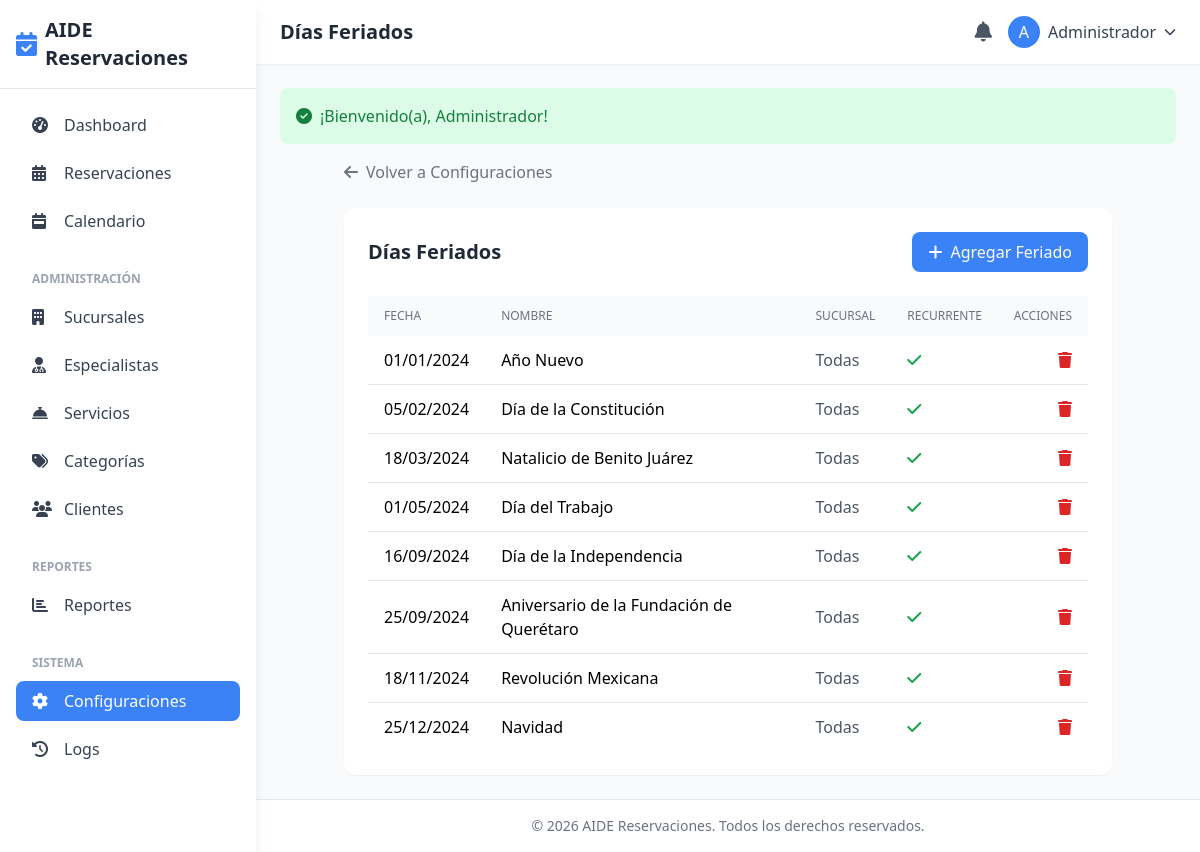
/configuraciones/feriados (signed in), run on the app's committed database.
### tables this page shows
CREATE TABLE `configuraciones` (
  `id` int(11) NOT NULL,
  `clave` varchar(100) NOT NULL,
  `valor` text,
  `tipo` enum('text','number','boolean','json','color','image') DEFAULT 'text',
  `descripcion` varchar(255) DEFAULT NULL,
  `created_at` timestamp NOT NULL DEFAULT CURRENT_TIMESTAMP,
  `updated_at` timestamp NOT NULL DEFAULT CURRENT_TIMESTAMP ON UPDATE CURRENT_TIMESTAMP
);

CREATE TABLE `dias_feriados` (
  `id` int(11) NOT NULL,
  `sucursal_id` int(11) DEFAULT NULL COMMENT 'NULL = aplica a todas',
  `fecha` date NOT NULL,
  `nombre` varchar(100) NOT NULL,
  `recurrente` tinyint(1) DEFAULT '0' COMMENT 'Se repite cada año',
  `created_at` timestamp NOT NULL DEFAULT CURRENT_TIMESTAMP
);

### app/controllers/SettingsController.php (called while the page is built, shortened)
<?php
require_once __DIR__ . '/BaseController.php';
class SettingsController extends BaseController {
    public function holidays() {
        $user = currentUser();
        $success = '';
        if ($user['rol_id'] == ROLE_SUPERADMIN) {
            $holidays = $this->db->fetchAll(
                "SELECT h.*, s.nombre as sucursal_nombre
                 FROM dias_feriados h
                 LEFT JOIN sucursales s ON h.sucursal_id = s.id
                 ORDER BY h.fecha"
            );
            $branches = $this->db->fetchAll("SELECT id, nombre FROM sucursales WHERE activo = 1 ORDER BY nombre");
        }
        $this->render('settings/holidays', [
            'title' => 'Días Feriados',
            'holidays' => $holidays,
            'branches' => $branches,
            'success' => $success
        ]);
    }
}

### helpers/functions.php (called while the page is built, shortened)
<?php
function url($path = '') {
    return BASE_URL . '/' . ltrim($path, '/');
}
function e($text) {
    return htmlspecialchars($text ?? '', ENT_QUOTES, 'UTF-8');
}
function getFlashMessage() {
    if (isset($_SESSION['flash'])) {
        $flash = $_SESSION['flash'];
        return $flash;
    }
    return null;
}
function isLoggedIn() {
    return isset($_SESSION['user_id']);
}
function currentUser() {
    if (isLoggedIn()) {
        return $_SESSION['user'] ?? null;
    }
    return null;
}
function hasRole($roleId) {
    $user = currentUser();
    return $user && $user['rol_id'] == $roleId;
}
function hasAnyRole($roles) {
    $user = currentUser();
    return in_array($user['rol_id'], $roles);
}
function formatDate($date, $format = 'd/m/Y') {
    return date($format, strtotime($date));
}
function getConfig($key, $default = null) {
    try {
        $db = Database::getInstance();
        $result = $db->fetch("SELECT valor FROM configuraciones WHERE clave = ?", [$key]);
        return $result ? $result['valor'] : $default;
    } catch (Exception $e) {
        return $default;
    }
}

### config/database.php (called while the page is built, shortened)
<?php
class Database {
    private static $instance = null;
    private $connection;
    private function __construct() {
        try {
            $dsn = "mysql:host=" . DB_HOST . ";dbname=" . DB_NAME . ";charset=" . DB_CHARSET;
            $options = [
                PDO::ATTR_ERRMODE => PDO::ERRMODE_EXCEPTION,
                PDO::ATTR_DEFAULT_FETCH_MODE => PDO::FETCH_ASSOC,
                PDO::ATTR_EMULATE_PREPARES => false,
            ];
            $this->connection = new PDO($dsn, DB_USER, DB_PASS, $options);
            $this->connection->exec("SET NAMES utf8mb4");
            $this->connection->exec("SET CHARACTER SET utf8mb4");
        } catch (PDOException $e) {
            die("Error de conexión a la base de datos: " . $e->getMessage());
        }
    }
    public static function getInstance() {
        if (self::$instance === null) {
            self::$instance = new self();
        }
        return self::$instance;
    }
    public function query($sql, $params = []) {
        $stmt = $this->connection->prepare($sql);
        $stmt->execute($params);
        return $stmt;
    }
    public function fetch($sql, $params = []) {
        return $this->query($sql, $params)->fetch();
    }
    public function fetchAll($sql, $params = []) {
        return $this->query($sql, $params)->fetchAll();
    }
}

### app/views/settings/holidays.php (the view, shortened to what this page needs)
<div class="max-w-3xl mx-auto">
    <div class="mb-6">
        <a href="<?= url('/configuraciones') ?>" class="text-gray-500 hover:text-gray-700">
            <i class="fas fa-arrow-left mr-2"></i>Volver a Configuraciones
        </a>
    </div>
    <div class="bg-white rounded-xl shadow-sm p-6">
        <div class="flex justify-between items-center mb-6">
            <h2 class="text-xl font-bold text-gray-800">D&iacute;as Feriados</h2>
            <button onclick="document.getElementById('addHolidayForm').classList.toggle('hidden')"
                    class="bg-primary text-white px-4 py-2 rounded-lg hover:bg-secondary transition">
                <i class="fas fa-plus mr-2"></i>Agregar Feriado
            </button>
        </div>
        <div class="overflow-x-auto">
            <table class="w-full">
                <thead class="bg-gray-50">
                    <tr>
                        <th class="px-4 py-3 text-left text-xs font-medium text-gray-500 uppercase">Fecha</th>
                        <th class="px-4 py-3 text-left text-xs font-medium text-gray-500 uppercase">Nombre</th>
                        <th class="px-4 py-3 text-left text-xs font-medium text-gray-500 uppercase">Sucursal</th>
                        <th class="px-4 py-3 text-left text-xs font-medium text-gray-500 uppercase">Recurrente</th>
                        <th class="px-4 py-3 text-right text-xs font-medium text-gray-500 uppercase">Acciones</th>
                    </tr>
                </thead>
                <tbody class="divide-y divide-gray-200">
                    <?php foreach ($holidays as $holiday): ?>
                    <tr class="hover:bg-gray-50">
                        <td class="px-4 py-3 font-medium"><?= formatDate($holiday['fecha']) ?></td>
                        <td class="px-4 py-3"><?= e($holiday['nombre']) ?></td>
                        <td class="px-4 py-3 text-gray-600">
                            <?= $holiday['sucursal_nombre'] ?? 'Todas' ?>
                        </td>
                        <td class="px-4 py-3">
                            <?php if ($holiday['recurrente']): ?>
                            <span class="text-green-600"><i class="fas fa-check"></i></span>
                            <?php else: ?>
                            <span class="text-gray-400"><i class="fas fa-times"></i></span>
                            <?php endif; ?>
                        </td>
                        <td class="px-4 py-3 text-right">
                            <form method="POST" action="<?= url('/configuraciones/feriados') ?>" class="inline">
                                <button type="submit" class="text-red-600 hover:text-red-800"
                                        onclick="return confirm('&iquest;Eliminar este d&iacute;a feriado?')">
                                    <i class="fas fa-trash"></i>
                                </button>
                            </form>
                        </td>
                    </tr>
                    <?php endforeach; ?>
                </tbody>
            </table>
        </div>
    </div>
</div>

### app/views/layouts/main.php (shortened to what this page needs)
<!DOCTYPE html>
<html lang="es">
<head>
    <script src="https://cdn.tailwindcss.com"></script>
    <link rel="stylesheet" href="https://cdnjs.cloudflare.com/ajax/libs/font-awesome/6.4.0/css/all.min.css">
    <link href="https://cdn.jsdelivr.net/npm/fullcalendar@6.1.8/index.global.min.css" rel="stylesheet">
</head>
<body class="bg-gray-50">
    <div class="min-h-screen flex">
        <aside class="w-64 bg-white shadow-lg fixed h-screen z-30 hidden md:flex md:flex-col">
            <div class="p-4 border-b flex-shrink-0">
                <a href="<?= url('/dashboard') ?>" class="flex items-center space-x-2">
                    <?php if (getConfig('logotipo')): ?>
                        <img src="<?= asset(getConfig('logotipo')) ?>" alt="Logo" class="h-8">
                    <?php else: ?>
                        <i class="fas fa-calendar-check text-2xl text-primary"></i>
                    <?php endif; ?>
                    <span class="text-xl font-bold text-gray-800"><?= e(getConfig('nombre_sitio', 'ReserBot')) ?></span>
                </a>
            </div>
            <nav class="p-4 overflow-y-auto flex-1" style="max-height: calc(100vh - 80px);">
                <ul class="space-y-2">
                    <li>
                        <a href="<?= url('/dashboard') ?>" class="sidebar-link flex items-center space-x-3 px-4 py-2 rounded-lg text-gray-700 <?= strpos($_SERVER['REQUEST_URI'], '/dashboard') !== false ? 'active' : '' ?>">
                            <i class="fas fa-tachometer-alt w-5"></i>
                            <span>Dashboard</span>
                        </a>
                    </li>
                    <?php if (hasAnyRole([ROLE_SUPERADMIN, ROLE_BRANCH_ADMIN, ROLE_RECEPTIONIST, ROLE_SPECIALIST])): ?>
                    <li>
                        <a href="<?= url('/reservaciones') ?>" class="sidebar-link flex items-center space-x-3 px-4 py-2 rounded-lg text-gray-700 <?= strpos($_SERVER['REQUEST_URI'], '/reservaciones') !== false ? 'active' : '' ?>">
                            <i class="fas fa-calendar-alt w-5"></i>
                            <span>Reservaciones</span>
                        </a>
                    </li>
                    <li>
                        <a href="<?= url('/calendario') ?>" class="sidebar-link flex items-center space-x-3 px-4 py-2 rounded-lg text-gray-700 <?= strpos($_SERVER['REQUEST_URI'], '/calendario') !== false ? 'active' : '' ?>">
                            <i class="fas fa-calendar-week w-5"></i>
                            <span>Calendario</span>
                        </a>
                    </li>
                    <?php endif; ?>
                    <?php if (hasAnyRole([ROLE_SUPERADMIN, ROLE_BRANCH_ADMIN])): ?>
                    <li class="pt-4">
                        <span class="px-4 text-xs font-semibold text-gray-400 uppercase">Administraci&oacute;n</span>
                    </li>
                    <li>
                        <a href="<?= url('/sucursales') ?>" class="sidebar-link flex items-center space-x-3 px-4 py-2 rounded-lg text-gray-700 <?= strpos($_SERVER['REQUEST_URI'], '/sucursales') !== false ? 'active' : '' ?>">
                            <i class="fas fa-building w-5"></i>
                            <span>Sucursales</span>
                        </a>
                    </li>
                    <li>
                        <a href="<?= url('/especialistas') ?>" class="sidebar-link flex items-center space-x-3 px-4 py-2 rounded-lg text-gray-700 <?= strpos($_SERVER['REQUEST_URI'], '/especialistas') !== false ? 'active' : '' ?>">
                            <i class="fas fa-user-md w-5"></i>
                            <span>Especialistas</span>
                        </a>
                    </li>
                    <li>
                        <a href="<?= url('/servicios') ?>" class="sidebar-link flex items-center space-x-3 px-4 py-2 rounded-lg text-gray-700 <?= strpos($_SERVER['REQUEST_URI'], '/servicios') !== false ? 'active' : '' ?>">
                            <i class="fas fa-concierge-bell w-5"></i>
                            <span>Servicios</span>
                        </a>
                    </li>
                    <li>
                        <a href="<?= url('/categorias') ?>" class="sidebar-link flex items-center space-x-3 px-4 py-2 rounded-lg text-gray-700 <?= strpos($_SERVER['REQUEST_URI'], '/categorias') !== false ? 'active' : '' ?>">
                            <i class="fas fa-tags w-5"></i>
                            <span>Categor&iacute;as</span>
                        </a>
                    </li>
                    <li>
                        <a href="<?= url('/clientes') ?>" class="sidebar-link flex items-center space-x-3 px-4 py-2 rounded-lg text-gray-700 <?= strpos($_SERVER['REQUEST_URI'], '/clientes') !== false ? 'active' : '' ?>">
                            <i class="fas fa-users w-5"></i>
                            <span>Clientes</span>
                        </a>
                    </li>
                    <?php endif; ?>
                    <?php if (hasAnyRole([ROLE_SUPERADMIN, ROLE_BRANCH_ADMIN])): ?>
                    <li class="pt-4">
                        <span class="px-4 text-xs font-semibold text-gray-400 uppercase">Reportes</span>
                    </li>
                    <li>
                        <a href="<?= url('/reportes') ?>" class="sidebar-link flex items-center space-x-3 px-4 py-2 rounded-lg text-gray-700 <?= strpos($_SERVER['REQUEST_URI'], '/reportes') !== false ? 'active' : '' ?>">
                            <i class="fas fa-chart-bar w-5"></i>
                            <span>Reportes</span>
                        </a>
                    </li>
                    <?php endif; ?>
                    <?php if (hasRole(ROLE_SUPERADMIN)): ?>
                    <li class="pt-4">
                        <span class="px-4 text-xs font-semibold text-gray-400 uppercase">Sistema</span>
                    </li>
                    <li>
                        <a href="<?= url('/configuraciones') ?>" class="sidebar-link flex items-center space-x-3 px-4 py-2 rounded-lg text-gray-700 <?= strpos($_SERVER['REQUEST_URI'], '/configuraciones') !== false ? 'active' : '' ?>">
                            <i class="fas fa-cog w-5"></i>
                            <span>Configuraciones</span>
                        </a>
                    </li>
                    <li>
                        <a href="<?= url('/logs') ?>" class="sidebar-link flex items-center space-x-3 px-4 py-2 rounded-lg text-gray-700 <?= strpos($_SERVER['REQUEST_URI'], '/logs') !== false ? 'active' : '' ?>">
                            <i class="fas fa-history w-5"></i>
                            <span>Logs</span>
                        </a>
                    </li>
                    <?php endif; ?>
                </ul>
            </nav>
        </aside>
        <div class="flex-1 md:ml-64">
            <header class="bg-white shadow-sm sticky top-0 z-20">
                <div class="flex justify-between items-center px-6 py-4">
                    <div class="flex items-center">
                        <h1 class="text-xl font-semibold text-gray-800"><?= e($title ?? 'Dashboard') ?></h1>
                    </div>
                    <div class="flex items-center space-x-4">
                        <a href="<?= url('/notificaciones') ?>" class="relative text-gray-600 hover:text-primary">
                            <i class="fas fa-bell text-xl"></i>
                        </a>
                        <div class="relative" x-data="{ open: false }">
                            <button id="user-menu-btn" onclick="toggleUserMenu()" class="flex items-center space-x-2 text-gray-700 hover:text-primary">
                                <div class="w-8 h-8 bg-primary rounded-full flex items-center justify-center text-white">
                                    <?php $user = currentUser(); ?>
                                    <?= strtoupper(substr($user['nombre'] ?? 'U', 0, 1)) ?>
                                </div>
                                <span class="hidden sm:block"><?= e($user['nombre'] ?? 'Usuario') ?></span>
                                <i class="fas fa-chevron-down text-xs"></i>
                            </button>
                        </div>
                    </div>
                </div>
            </header>
            <main class="p-6">
                <?php
                $flash = getFlashMessage();
                if ($flash):
                ?>
                <div class="mb-4 p-4 rounded-lg <?= $flash['type'] == 'success' ? 'bg-green-100 text-green-700' : 'bg-red-100 text-red-700' ?>">
                    <div class="flex items-center">
                        <i class="fas <?= $flash['type'] == 'success' ? 'fa-check-circle' : 'fa-exclamation-circle' ?> mr-2"></i>
                        <?= e($flash['message']) ?>
                    </div>
                </div>
                <?php endif; ?>
                <?php include $content; ?>
            </main>
            <footer class="bg-white border-t py-4 px-6 text-center text-gray-500 text-sm">
                &copy; <?= date('Y') ?> <?= e(getConfig('nombre_sitio', 'ReserBot')) ?>. Todos los derechos reservados.
            </footer>
        </div>
    </div>
</body>
</html>

### data on the page
configuraciones: valor "AIDE Reservaciones"
dias_feriados: fecha "01/01/2024", nombre "Año Nuevo", sucursal_nombre "Todas", recurrente 1 (drawn)
dias_feriados: fecha "05/02/2024", nombre "Día de la Constitución", sucursal_nombre "Todas", recurrente 1 (drawn)
dias_feriados: fecha "18/03/2024", nombre "Natalicio de Benito Juárez", sucursal_nombre "Todas", recurrente 1 (drawn)
dias_feriados: fecha "01/05/2024", nombre "Día del Trabajo", sucursal_nombre "Todas", recurrente 1 (drawn)
dias_feriados: fecha "16/09/2024", nombre "Día de la Independencia", sucursal_nombre "Todas", recurrente 1 (drawn)
dias_feriados: fecha "25/09/2024", nombre "Aniversario de la Fundación de Querétaro", sucursal_nombre "Todas", recurrente 1 (drawn)
dias_feriados: fecha "18/11/2024", nombre "Revolución Mexicana", sucursal_nombre "Todas", recurrente 1 (drawn)
dias_feriados: fecha "25/12/2024", nombre "Navidad", sucursal_nombre "Todas", recurrente 1 (drawn)

### other printed values
$title "Días Feriados"
substr($user['nombre'] ?? 'U', 0, 1) "A"
$user['nombre'] "Administrador"
$flash['message'] "¡Bienvenido(a), Administrador!"
